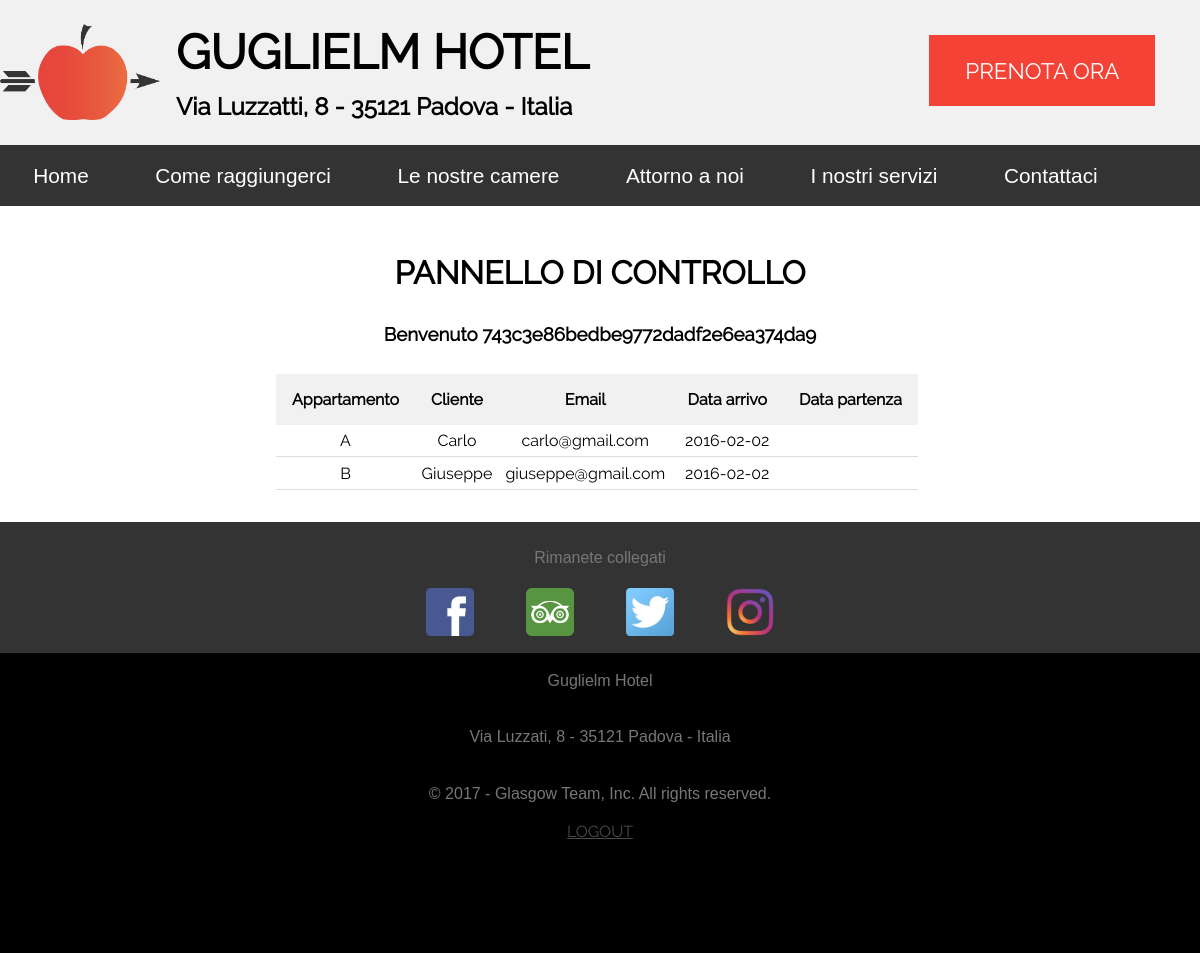
The app's page /cp_admin.php (signed in) with its own data.
### tables this page shows
CREATE TABLE prenotazioni(
    id int unsigned auto_increment primary key,
    nomeUtente varchar(15) not null,
    email varchar(50) UNIQUE not null,
    data_arrivo date,
    data_partenza date,
    nStanza tinyint unsigned,
    tipoStanza varchar(4),
    FOREIGN KEY (tipoStanza) REFERENCES appartamenti(idStanza) ON DELETE CASCADE
);

### php/connection.class.php (called while the page is built, shortened)
<?php
class connection {
    private static $DB_NAME='guglielm_hotel';
    private static $DB_HOST='localhost';
    private static $DB_USER='root';
    private static $DB_PWD='';
    static function QueryRead($query) {
        $connection = new mysqli(self::$DB_HOST,self::$DB_USER,self::$DB_PWD,self::$DB_NAME);
        mysqli_set_charset($connection, "utf8");
        $result = $connection->query($query);
        return $result;
    }
}
?>

### cp_admin.php (the view, shortened to what this page needs)
<?php
    require_once('php/functions.php');
    $content="";
    $mod=array('{list}' => '','{admin}' => '');
    if(isLogin()) {
        $content="contents/cp_admin.html";
        $mod['{admin}']=$_SESSION['adminName'];
        $res=getPrenotazioni();
        while($row=mysqli_fetch_row($res)) {
            $mod['{list}'] = $mod['{list}']. '<tr>
            <td headers="c1">'.$row[6].'</td>
            <td headers="c2">'.$row[1].'</td>
            <td headers="c3">'.$row[2].'</td>
            <td headers="c4" axis="data da">'.$row[4].'</td>
            <td headers="c5" axis="data a">'.$row[5].'</td></td>
            </tr>';
        }
    }
    $result=PrepareContent($mod,$content);
    BuildPage("Pannello di Controllo",$result,1);
?>

### php/functions.php (shortened to what this page needs)
<?php
require_once('php/connection.class.php');
function PrepareMenu($title) {
    $menuEntry=array(
        'Home'=>'index.php',
        'Come raggiungerci'=>'come_raggiungerci.php',
        'Le nostre camere'=>'camere.php',
        'Attorno a noi'=>'dintorni.php',
        'I nostri servizi'=>'servizi.php',
        'Contattaci'=>'contatti.php',
        'Prenota'=>'prenota.php'
    );
    $menu='<ul class="inner">';
    foreach($menuEntry as $index=>$link) {
        if($index==$title) {
          if($link=='prenota.php'){
            $menu=$menu.'<li id="naventry-prenota"><a class="active">'.$index.'</a></li>';
          }
          else{
            $menu=$menu.'<li><a class="active">'.$index.'</a></li>';
          }
        }
        else {
          if($link=='prenota.php'){
            $menu=$menu.'<li id="naventry-prenota"><a class="not-active" href="'.$link.'">'.$index.'</a></li>';
          }
          else{
            $menu=$menu.'<li><a class="not-active" href="'.$link.'">'.$index.'</a></li>';
          }
        }
    }
    $menu=$menu.'</ul>';
    return $menu;
}
function PrepareHeader($title) {
    $btn='';
    if($title!='Home')
        $btn='<a id="booking-button" href="prenota.php">PRENOTA ORA</a>';
    $header=file_get_contents("contents/header.html");
    $header=str_replace('{booking-btn}',$btn,$header);
    return $header;
}
function PrepareFooter($title) {
    $btn='';
    if($title=='Pannello di Controllo') {
        if(isLogin())
            $btn='<a href="logout.php">LOGOUT</a>';
    }
    else {
        $btn='<a href="cp_admin.php">PANNELLO DI CONTROLLO</a>';
    }
    $footer=file_get_contents("contents/footer.html");
    $footer=str_replace('{cpanel-btn}',$btn,$footer);
    return $footer;
}
function BuildPage($title,$content,$array=0) {
    $page=file_get_contents("contents/structure.html");
    $page=str_replace('{title}',$title,$page);
    $header=PrepareHeader($title);
    $page=str_replace('{header}',$header,$page);
    $navbar=PrepareMenu($title);
    $page=str_replace('{navbar}',$navbar,$page);
    if($array==1)
        $body=$content;
    else
        $body=file_get_contents($content);
    $page=str_replace('{content}',$body,$page);
    $footer=PrepareFooter($title);
    $page=str_replace('{footer}',$footer,$page);
    echo $page;
}
function isLogin() {
    if(isset($_SESSION['adminOnline'])) {
        if($_SESSION['adminOnline']==1)
            return true;
        else
            return false;
    }
    else
        return false;
}
function getPrenotazioni() {
    $result = connection::QueryRead("SELECT * FROM prenotazioni");
    return $result;
}
?>

### contents/css/style.css (style rules this page uses)
* { margin: 0; padding: 0; }
html, body { font-family: 'Raleway', Arial, Helvetica, sans-serif; }
p, ul, span { font-family: Arial, Helvetica, sans-serif; }
#booking-button, #topScrollButton, #booking-submit-button { text-decoration: none; float: right; margin-top: 0.5em; margin-right: 2em; padding-top: 1em; padding-bottom: 1em; padding-left: 1.6em; padding-right: 1.6em; font-size: 1.4em; color: white; background-color: #f44336; }
#content-box { display: block; }
.inner { margin: auto; max-width: 1268px; }
.tile { overflow: auto; padding-top: 3em; }
.tile h2 { font-size: 2em; text-align: center; padding-bottom: 1em; }
.tile h3 { text-align: center; }
.BG-gray { background-color: #f1f1f1; }
#header { padding-top: 2%; padding-bottom: 2%; }
#header h1 { font-size: 3em; }
#home-link { text-decoration: none; display:block; margin-right: 18em }
#info_box h2 { padding-top: 0.5em; }
h3 { padding-bottom: 1.5em; }
#logo { float: left; width: 10em; height: 6em; padding-right: 1em; }
#navbar { width: 100%; text-align: center; background-color: #333; }
#navbar ul { overflow: hidden; list-style-type: none; }
#navbar ul li { float: left; }
#navbar li a { font-size: 1.3em; display: block; padding-top: 0.9em; padding-bottom: 0.9em; padding-left: 1.6em; padding-right: 1.6em; color: white; text-decoration: none; }
a:link, a:visited { color: black; }
#footer { padding-bottom: 7em; background-color: black; text-align: center; }
#footer p { padding-top: 1.2em; padding-bottom: 1.2em; color: #777; }
#footer a { color: #494949; }
#social-footer { padding: 0.5em; background-color: #333; }
#social-footer img { padding-top: 0.1em; padding-bottom: 0.3em; padding-left: 1.5em; padding-right: 1.5em; width: 3em; }
#tab-prenotazioni { text-align: center; margin-left: 23%; margin-bottom: 2em; border-collapse: collapse; }
#tab-prenotazioni th { background-color: #f1f1f1; padding: 1em; }
#tab-prenotazioni td { padding: 0.4em; border-bottom: 1px solid #ddd; }

### contents/css/style_m.css (style rules this page uses)
#logo { width: 245px; height: 145px; }
#info_box h1 { font-size: 5em; text-align: center; padding-top: 0.5em; padding-bottom: 0.2em; padding-left: 0em; }
#info_box h2 { display: none; }
#booking-button { display: none; }
#home-link { margin-right: 1em; }
#social-footer img { width: 10%; }
#navbar { overflow: auto; }
#navbar ul li { float: none; }
#navbar li a { font-size: 2.5em; }

### records on screen
prenotazioni: tipoStanza "A", nomeUtente "Carlo", email "carlo@gmail.com", data_partenza "2016-02-02"
prenotazioni: tipoStanza "B", nomeUtente "Giuseppe", email "giuseppe@gmail.com", data_partenza "2016-02-02"

### other values on screen
$index "Home Come raggiungerci Le nostre camere Attorno a noi I nostri servizi Contattaci"
